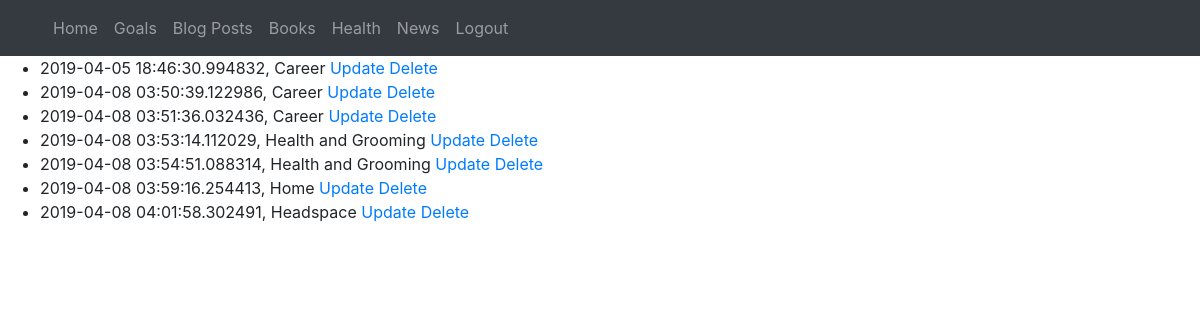
The page /news/news_list (signed in) on the database its author committed.
### BYY/models.py (models this page shows, shortened)
class News(db.Model):
    __tablename__ ='news'
    id = db.Column(db.Integer, primary_key=True)
    date = db.Column(db.DateTime,nullable=False,default=datetime.utcnow)
    area = db.Column(db.String (160))
    resolution = db.Column(db.String (160))
    subject = db.Column(db.String (160),nullable=False)
    text = db.Column(db.Text,nullable=False)
    def __repr__(self):
        return f"{self.date}, {self.subject} "

### BYY/my_views/views.py (the view)
@my_views.route('/news/news_list',methods=['GET','POST'])
@login_required
def news_list():
    newses = News.query.all()
    return render_template('news_list.html',newses=newses)

### BYY/models.py (called while the page is built)
@login_manager.user_loader
def load_user(user_id):
    return User.query.get(user_id)

### BYY/templates/news_list.html
{% extends "base.html" %}
{% block content %}
<ul>
  {% for news in newses  %}
  <li>{{news}} <a href="{{url_for('my_views.edit_news', news_id=news.id)}}">Update</a>    <a href="{{url_for('my_views.delete_news', news_id=news.id)}}">Delete</a></li>
  {% endfor %}
</ul>
{% endblock %}

### rows shown on the page
News: date+subject "2019-04-05 18:46:30.994832, Career"
News: date+subject "2019-04-08 03:50:39.122986, Career"
News: date+subject "2019-04-08 03:51:36.032436, Career"
News: date+subject "2019-04-08 03:53:14.112029, Health and Grooming"
News: date+subject "2019-04-08 03:54:51.088314, Health and Grooming"
News: date+subject "2019-04-08 03:59:16.254413, Home"
News: date+subject "2019-04-08 04:01:58.302491, Headspace"
